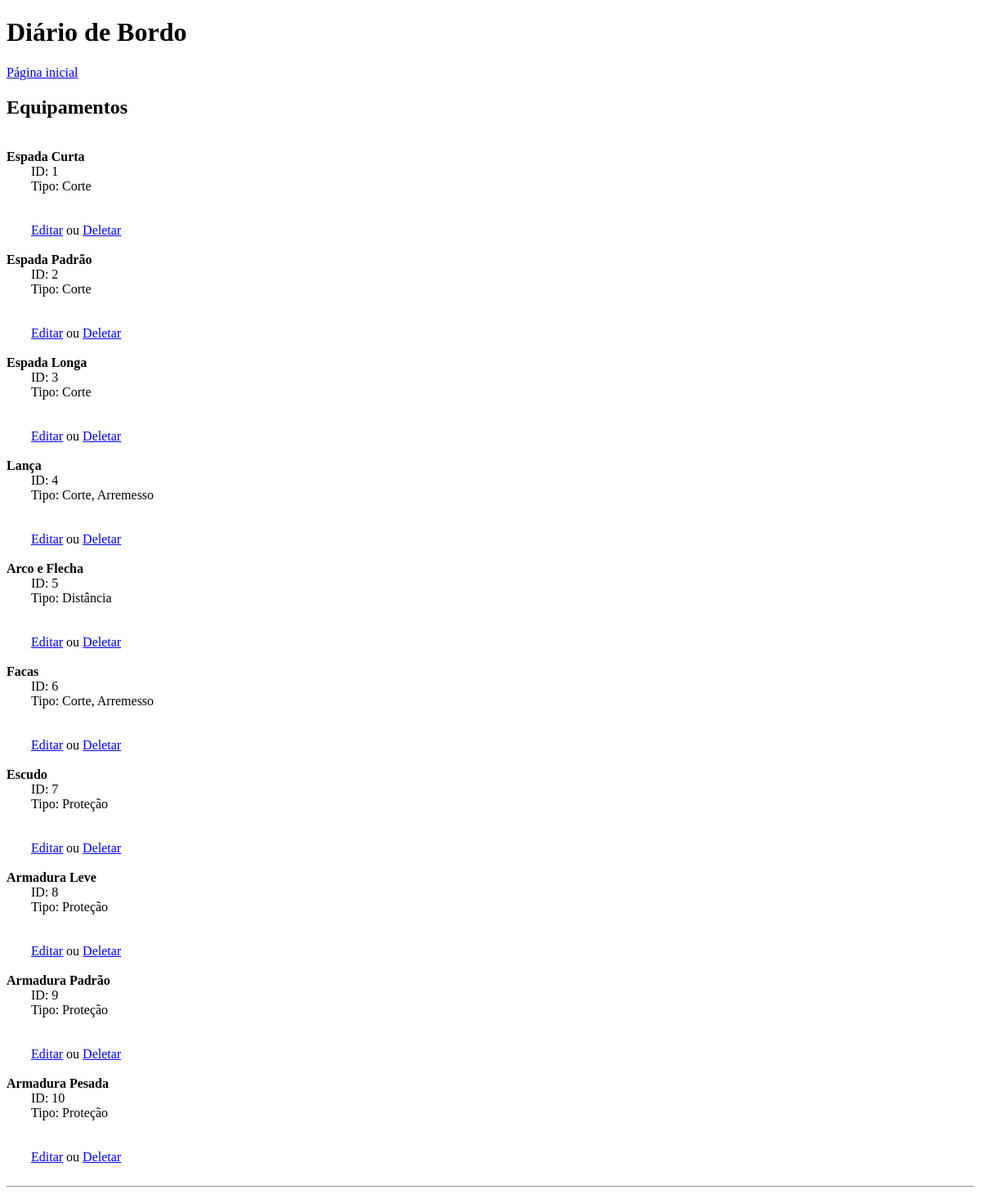
The page /paginas/mostrar/mostrarequipamento.php on the database as committed earlier.
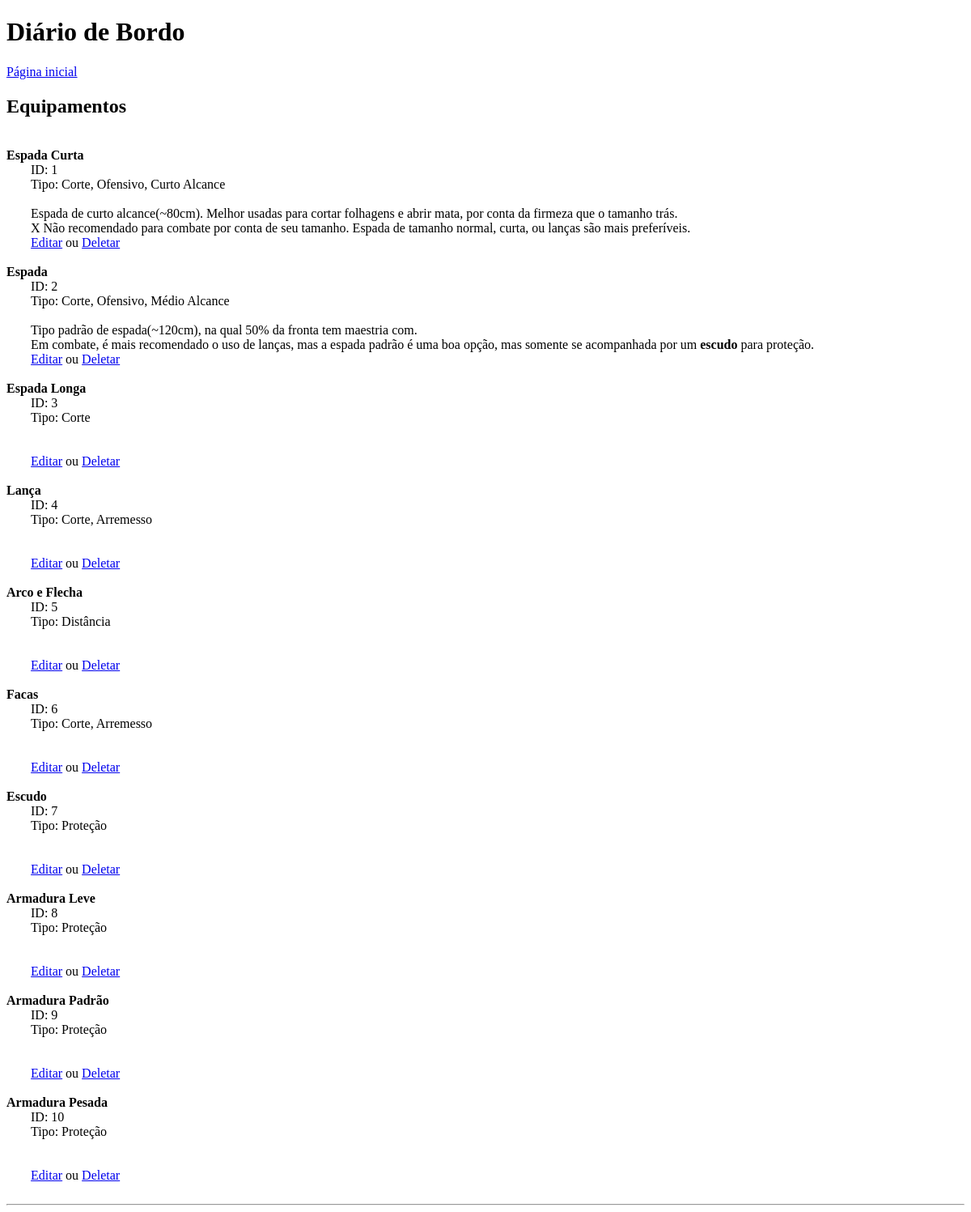
The same page on the database as committed later.
### tables this page shows
CREATE TABLE `equipamento` (
  `id_equipamento` int(11) NOT NULL,
  `nome` varchar(30) DEFAULT NULL,
  `tipo` varchar(60) DEFAULT NULL,
  `descricao` text DEFAULT NULL
);

### paginas/mostrar/mostrarequipamento.php (the view, shortened to what this page needs)
<?php
    require_once("../config.php");
?>
<!DOCTYPE html>
<html lang="pt-br">
<head>
</head>
<body>
    <header>
        <h1>Diário de Bordo</h1>
        <a href="../index.html">Página inicial</a>
    </header>
<main>
    <section class="mostrartripulacao">
        <h2>Equipamentos</h2> <br>
        <?php
            $consulta = $mysqli->prepare("SELECT * FROM equipamento");
            $consulta->execute();
            $resultado = $consulta->get_result();
            $registros = $resultado->fetch_all(MYSQLI_ASSOC);
            foreach($registros as $registro) {
                echo "<strong>{$registro['nome']}</strong><br>";
                echo "<div style=\"margin-left: 30px;\">";
                echo "ID: {$registro['id_equipamento']}<br>";
                    echo "Tipo: {$registro['tipo']}<br><br>";
                    echo "{$registro['descricao']}<br>";
                    echo "<a href=\"  ../editar/editarequipamento.php?id={$registro['id_equipamento']}  \">Editar</a> ou ";
                    echo "<a href=\"  ../deletar/excluirequipamento.php?id={$registro['id_equipamento']}  \">Deletar</a>";
                echo "<br>";
                echo "<br>";
                echo "</div>";
            }
        ?>
    </section>
    <hr>
</main>
</body>
</html>

Rows that differ between the two databases and show on the page:
changed equipamento "Espada Curta": tipo "Corte" → "Corte, Ofensivo, Curto Alcance"; descricao (not shown) → "Espada de curto alcance(~80cm). Melhor usadas para cortar folhagens e abrir mata, por conta da firmeza que o tamanho trás. X Não recomendado para combate por conta de seu tamanho. Espada de tamanho normal, curta, ou lanças são mais preferíveis."
changed equipamento id 2: nome "Espada Padrão" → "Espada"; tipo "Corte" → "Corte, Ofensivo, Médio Alcance"; descricao (not shown) → "Tipo padrão de espada(~120cm), na qual 50% da fronta tem maestria com. Em combate, é mais recomendado o uso de lanças, mas a espada padrão é uma boa opção, mas somente se acompanhada por um escudo para proteção."
